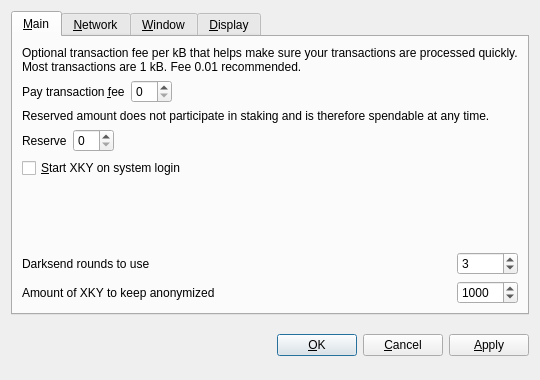
<?xml version="1.0" encoding="UTF-8"?>
<ui version="4.0">
 <class>OptionsDialog</class>
 <widget class="QDialog" name="OptionsDialog">
  <property name="geometry">
   <rect>
    <x>0</x>
    <y>0</y>
    <width>540</width>
    <height>380</height>
   </rect>
  </property>
  <property name="windowTitle">
   <string>Options</string>
  </property>
  <property name="modal">
   <bool>true</bool>
  </property>
  <layout class="QVBoxLayout" name="verticalLayout">
   <item>
    <widget class="QTabWidget" name="tabWidget">
     <property name="tabPosition">
      <enum>QTabWidget::North</enum>
     </property>
     <property name="currentIndex">
      <number>0</number>
     </property>
     <widget class="QWidget" name="tabMain">
      <attribute name="title">
       <string>&amp;Main</string>
      </attribute>
      <layout class="QGridLayout" name="gridLayout">
       <item row="0" column="0" colspan="2">
        <widget class="QLabel" name="transactionFeeInfoLabel">
         <property name="text">
          <string>Optional transaction fee per kB that helps make sure your transactions are processed quickly. Most transactions are 1 kB. Fee 0.01 recommended.</string>
         </property>
         <property name="textFormat">
          <enum>Qt::PlainText</enum>
         </property>
         <property name="wordWrap">
          <bool>true</bool>
         </property>
        </widget>
       </item>
       <item row="1" column="0">
        <layout class="QHBoxLayout" name="horizontalLayoutFee">
         <item>
          <widget class="QLabel" name="transactionFeeLabel">
           <property name="text">
            <string>Pay transaction &amp;fee</string>
           </property>
           <property name="textFormat">
            <enum>Qt::PlainText</enum>
           </property>
           <property name="buddy">
            <cstring>transactionFee</cstring>
           </property>
          </widget>
         </item>
         <item>
          <widget class="BitcoinAmountField" name="transactionFee"/>
         </item>
         <item>
          <spacer name="horizontalSpacerFee">
           <property name="orientation">
            <enum>Qt::Horizontal</enum>
           </property>
           <property name="sizeHint" stdset="0">
            <size>
             <width>40</width>
             <height>20</height>
            </size>
           </property>
          </spacer>
         </item>
        </layout>
       </item>
       <item row="2" column="0" colspan="2">
        <widget class="QLabel" name="reserveBalanceInfoLabel">
         <property name="text">
          <string>Reserved amount does not participate in staking and is therefore spendable at any time.</string>
         </property>
         <property name="textFormat">
          <enum>Qt::PlainText</enum>
         </property>
         <property name="wordWrap">
          <bool>true</bool>
         </property>
        </widget>
       </item>
       <item row="3" column="0">
        <layout class="QHBoxLayout" name="horizontalLayoutReserveBalance">
         <item>
          <widget class="QLabel" name="reserveBalanceLabel">
           <property name="text">
            <string>Reserve</string>
           </property>
           <property name="textFormat">
            <enum>Qt::PlainText</enum>
           </property>
           <property name="buddy">
            <cstring>reserveBalance</cstring>
           </property>
          </widget>
         </item>
         <item>
          <widget class="BitcoinAmountField" name="reserveBalance"/>
         </item>
         <item>
          <spacer name="horizontalSpacerReserveBalance">
           <property name="orientation">
            <enum>Qt::Horizontal</enum>
           </property>
           <property name="sizeHint" stdset="0">
            <size>
             <width>40</width>
             <height>20</height>
            </size>
           </property>
          </spacer>
         </item>
        </layout>
       </item>
       <item row="4" column="0">
        <widget class="QCheckBox" name="bitcoinAtStartup">
         <property name="toolTip">
          <string>Automatically start XKY after logging in to the system.</string>
         </property>
         <property name="text">
          <string>&amp;Start XKY on system login</string>
         </property>
        </widget>
       </item>
       <item row="5" column="0">
        <spacer name="verticalSpacer_Main">
         <property name="orientation">
          <enum>Qt::Vertical</enum>
         </property>
         <property name="sizeHint" stdset="0">
          <size>
           <width>20</width>
           <height>40</height>
          </size>
         </property>
        </spacer>
       </item>
       <item row="6" column="0">
        <widget class="QLabel" name="label">
         <property name="toolTip">
          <string>&lt;html&gt;&lt;head/&gt;&lt;body&gt;&lt;p&gt;This setting determines the amount of individual masternodes that an input will be anonymized through. More rounds of anonymization gives a higher degree of privacy, but also costs more in fees.&lt;/p&gt;&lt;/body&gt;&lt;/html&gt;</string>
         </property>
         <property name="text">
          <string>Darksend rounds to use</string>
         </property>
        </widget>
       </item>
       <item row="6" column="1">
        <widget class="QSpinBox" name="darksendRounds">
         <property name="minimum">
          <number>2</number>
         </property>
         <property name="maximum">
          <number>16</number>
         </property>
         <property name="value">
          <number>3</number>
         </property>
        </widget>
       </item>
       <item row="7" column="0">
        <widget class="QLabel" name="label_2">
         <property name="toolTip">
          <string>This amount acts as a threshold to turn off Darksend once it's reached.</string>
         </property>
         <property name="statusTip">
          <string notr="true"/>
         </property>
         <property name="whatsThis">
          <string notr="true"/>
         </property>
         <property name="accessibleName">
          <string notr="true"/>
         </property>
         <property name="accessibleDescription">
          <string notr="true"/>
         </property>
         <property name="text">
          <string>Amount of XKY to keep anonymized</string>
         </property>
        </widget>
       </item>
       <item row="7" column="1">
        <widget class="QSpinBox" name="anonymizeXKY">
         <property name="minimum">
          <number>2</number>
         </property>
         <property name="maximum">
          <number>10000</number>
         </property>
         <property name="singleStep">
          <number>10</number>
         </property>
         <property name="value">
          <number>1000</number>
         </property>
        </widget>
       </item>
      </layout>
     </widget>
     <widget class="QWidget" name="tabNetwork">
      <attribute name="title">
       <string>&amp;Network</string>
      </attribute>
      <layout class="QVBoxLayout" name="verticalLayout_Network">
       <item>
        <widget class="QCheckBox" name="mapPortUpnp">
         <property name="toolTip">
          <string>Automatically open the XKY client port on the router. This only works when your router supports UPnP and it is enabled.</string>
         </property>
         <property name="text">
          <string>Map port using &amp;UPnP</string>
         </property>
        </widget>
       </item>
       <item>
        <widget class="QCheckBox" name="connectSocks">
         <property name="toolTip">
          <string>Connect to the XKY network through a SOCKS5 proxy (e.g. when connecting through Tor).</string>
         </property>
         <property name="text">
          <string>&amp;Connect through SOCKS5 proxy:</string>
         </property>
        </widget>
       </item>
       <item>
        <layout class="QHBoxLayout" name="horizontalLayout_Network">
         <item>
          <widget class="QLabel" name="proxyIpLabel">
           <property name="text">
            <string>Proxy &amp;IP:</string>
           </property>
           <property name="textFormat">
            <enum>Qt::PlainText</enum>
           </property>
           <property name="buddy">
            <cstring>proxyIp</cstring>
           </property>
          </widget>
         </item>
         <item>
          <widget class="QValidatedLineEdit" name="proxyIp">
           <property name="maximumSize">
            <size>
             <width>140</width>
             <height>16777215</height>
            </size>
           </property>
           <property name="toolTip">
            <string>IP address of the proxy (e.g. 127.0.0.1)</string>
           </property>
          </widget>
         </item>
         <item>
          <widget class="QLabel" name="proxyPortLabel">
           <property name="text">
            <string>&amp;Port:</string>
           </property>
           <property name="textFormat">
            <enum>Qt::PlainText</enum>
           </property>
           <property name="buddy">
            <cstring>proxyPort</cstring>
           </property>
          </widget>
         </item>
         <item>
          <widget class="QLineEdit" name="proxyPort">
           <property name="maximumSize">
            <size>
             <width>55</width>
             <height>16777215</height>
            </size>
           </property>
           <property name="toolTip">
            <string>Port of the proxy (e.g. 9050)</string>
           </property>
          </widget>
         </item>
         <item>
          <spacer name="horizontalSpacer_Network">
           <property name="orientation">
            <enum>Qt::Horizontal</enum>
           </property>
           <property name="sizeHint" stdset="0">
            <size>
             <width>40</width>
             <height>20</height>
            </size>
           </property>
          </spacer>
         </item>
        </layout>
       </item>
       <item>
        <spacer name="verticalSpacer_Network">
         <property name="orientation">
          <enum>Qt::Vertical</enum>
         </property>
         <property name="sizeHint" stdset="0">
          <size>
           <width>20</width>
           <height>40</height>
          </size>
         </property>
        </spacer>
       </item>
      </layout>
     </widget>
     <widget class="QWidget" name="tabWindow">
      <attribute name="title">
       <string>&amp;Window</string>
      </attribute>
      <layout class="QVBoxLayout" name="verticalLayout_Window">
       <item>
        <widget class="QCheckBox" name="minimizeToTray">
         <property name="toolTip">
          <string>Show only a tray icon after minimizing the window.</string>
         </property>
         <property name="text">
          <string>&amp;Minimize to the tray instead of the taskbar</string>
         </property>
        </widget>
       </item>
       <item>
        <widget class="QCheckBox" name="minimizeOnClose">
         <property name="toolTip">
          <string>Minimize instead of exit the application when the window is closed. When this option is enabled, the application will be closed only after selecting Quit in the menu.</string>
         </property>
         <property name="text">
          <string>M&amp;inimize on close</string>
         </property>
        </widget>
       </item>
       <item>
        <spacer name="verticalSpacer_Window">
         <property name="orientation">
          <enum>Qt::Vertical</enum>
         </property>
         <property name="sizeHint" stdset="0">
          <size>
           <width>20</width>
           <height>40</height>
          </size>
         </property>
        </spacer>
       </item>
      </layout>
     </widget>
     <widget class="QWidget" name="tabDisplay">
      <attribute name="title">
       <string>&amp;Display</string>
      </attribute>
      <layout class="QVBoxLayout" name="verticalLayout_Display">
       <item>
        <layout class="QHBoxLayout" name="horizontalLayout_1_Display">
         <item>
          <widget class="QLabel" name="langLabel">
           <property name="text">
            <string>User Interface &amp;language:</string>
           </property>
           <property name="textFormat">
            <enum>Qt::PlainText</enum>
           </property>
           <property name="buddy">
            <cstring>lang</cstring>
           </property>
          </widget>
         </item>
         <item>
          <widget class="QValueComboBox" name="lang">
           <property name="toolTip">
            <string>The user interface language can be set here. This setting will take effect after restarting XKY.</string>
           </property>
          </widget>
         </item>
        </layout>
       </item>
       <item>
        <layout class="QHBoxLayout" name="horizontalLayout_2_Display">
         <item>
          <widget class="QLabel" name="unitLabel">
           <property name="text">
            <string>&amp;Unit to show amounts in:</string>
           </property>
           <property name="textFormat">
            <enum>Qt::PlainText</enum>
           </property>
           <property name="buddy">
            <cstring>unit</cstring>
           </property>
          </widget>
         </item>
         <item>
          <widget class="QValueComboBox" name="unit">
           <property name="toolTip">
            <string>Choose the default subdivision unit to show in the interface and when sending coins.</string>
           </property>
          </widget>
         </item>
        </layout>
       </item>
       <item>
        <widget class="QCheckBox" name="coinControlFeatures">
         <property name="toolTip">
          <string>Whether to show coin control features or not.</string>
         </property>
         <property name="text">
          <string>Display coin &amp;control features (experts only!)</string>
         </property>
        </widget>
       </item>
       <item>
        <widget class="QCheckBox" name="useBlackTheme">
         <property name="text">
          <string>Use black visual theme (requires restart)</string>
         </property>
        </widget>
       </item>
       <item>
        <spacer name="verticalSpacer_Display">
         <property name="orientation">
          <enum>Qt::Vertical</enum>
         </property>
         <property name="sizeHint" stdset="0">
          <size>
           <width>20</width>
           <height>40</height>
          </size>
         </property>
        </spacer>
       </item>
      </layout>
     </widget>
    </widget>
   </item>
   <item>
    <layout class="QHBoxLayout" name="horizontalLayout_Buttons">
     <item>
      <spacer name="horizontalSpacer_1">
       <property name="orientation">
        <enum>Qt::Horizontal</enum>
       </property>
       <property name="sizeHint" stdset="0">
        <size>
         <width>40</width>
         <height>48</height>
        </size>
       </property>
      </spacer>
     </item>
     <item>
      <widget class="QLabel" name="statusLabel">
       <property name="font">
        <font>
         <weight>75</weight>
         <bold>true</bold>
        </font>
       </property>
       <property name="text">
        <string/>
       </property>
       <property name="textFormat">
        <enum>Qt::PlainText</enum>
       </property>
       <property name="wordWrap">
        <bool>true</bool>
       </property>
      </widget>
     </item>
     <item>
      <spacer name="horizontalSpacer_2">
       <property name="orientation">
        <enum>Qt::Horizontal</enum>
       </property>
       <property name="sizeHint" stdset="0">
        <size>
         <width>40</width>
         <height>48</height>
        </size>
       </property>
      </spacer>
     </item>
     <item>
      <widget class="QPushButton" name="okButton">
       <property name="text">
        <string>&amp;OK</string>
       </property>
      </widget>
     </item>
     <item>
      <widget class="QPushButton" name="cancelButton">
       <property name="text">
        <string>&amp;Cancel</string>
       </property>
       <property name="autoDefault">
        <bool>false</bool>
       </property>
      </widget>
     </item>
     <item>
      <widget class="QPushButton" name="applyButton">
       <property name="text">
        <string>&amp;Apply</string>
       </property>
       <property name="autoDefault">
        <bool>false</bool>
       </property>
      </widget>
     </item>
    </layout>
   </item>
  </layout>
 </widget>
 <customwidgets>
  <customwidget>
   <class>BitcoinAmountField</class>
   <extends>QSpinBox</extends>
   <header>bitcoinamountfield.h</header>
   <container>1</container>
  </customwidget>
  <customwidget>
   <class>QValueComboBox</class>
   <extends>QComboBox</extends>
   <header>qvaluecombobox.h</header>
  </customwidget>
  <customwidget>
   <class>QValidatedLineEdit</class>
   <extends>QLineEdit</extends>
   <header>qvalidatedlineedit.h</header>
  </customwidget>
 </customwidgets>
 <resources/>
 <connections/>
</ui>
